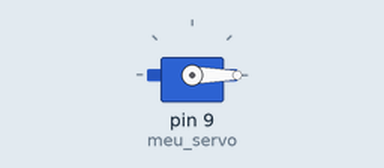
Bench run of a sketch on a simulated Arduino Uno, built with avr-gcc and run on an emulated ATmega328P. On the bench: servo.

Above: at 0.05 s.
Timing chart, 0 to 3.5 s (numbered marks = the images above):
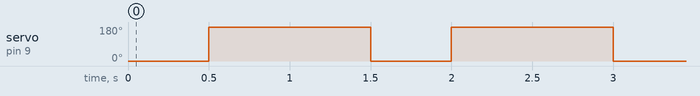

The sketch:

ExemploReleLED01.ino
```cpp
//Invoca a biblioteca Servo
#include <Servo.h>
// Cria um objeto para o controle do servo
// No Arduino UNO no máximo 12 servos podem ser usados
Servo meu_servo;
void setup() {
 // Configura a porta 9 digital como servo
 meu_servo.attach(9);
}
void loop() {
 //meu_servo.write(0); // Comanda o servo para a posição 0 grau
 //delay(1000);
 meu_servo.write(-180); // Comanda o servo para a posição 90 graus
 delay(500);
 meu_servo.write(180); // Comanda o servo para a posição 180 graus
 delay(1000);
}
```

Measured:
- by itself, servo on pin 9 (meu_servo): alternates 180° for 1.0 s and 0° for 0.50 s
